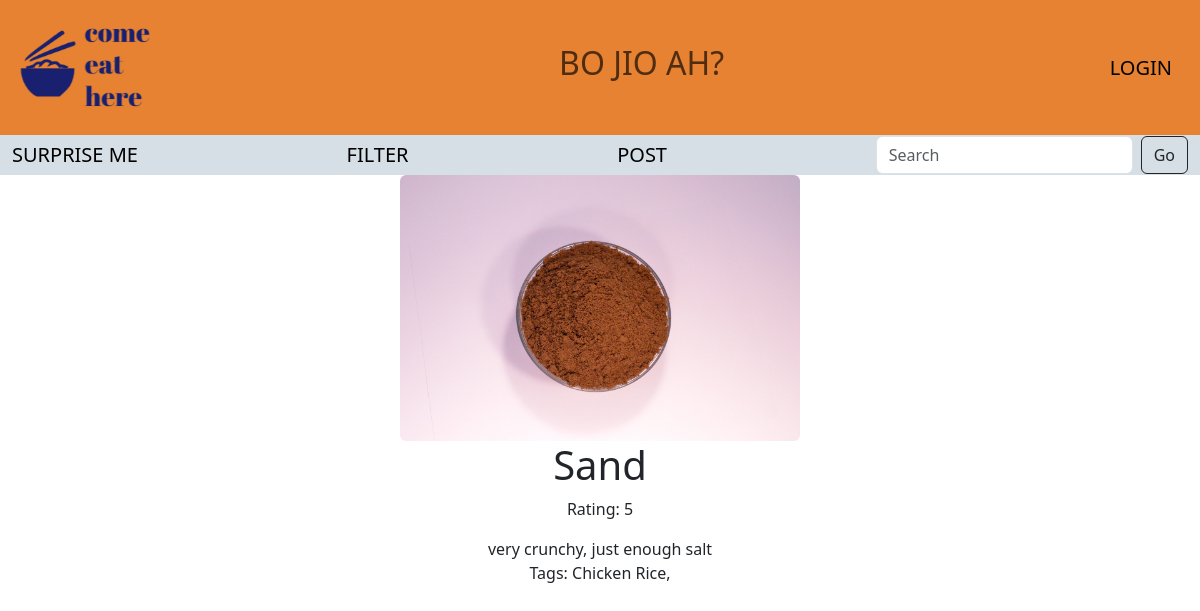
Screenshot of /post/sand with the database file from the repository.
### app.py (models this page shows)
class Images(db.Model):
    __tablename__ = 'images'
    id = db.Column(db.Integer, primary_key=True, autoincrement=True)
    postID = db.Column(db.Integer, db.ForeignKey('posts.id'), nullable=False)
    imageName = db.Column(db.String(100), nullable=False)

class Posts(db.Model):
    __tablename__ = 'posts'
    id = db.Column(db.Integer, primary_key=True, autoincrement=True)
    url_title = db.Column(db.Text, unique=True, nullable=False)
    title = db.Column(db.Text, nullable=False)
    description = db.Column(db.Text, nullable=False)
    rating = db.Column(db.Integer, nullable=False)
    tags = db.Column(db.Text, nullable=False)
    images = db.relationship('Images', backref='posts', lazy=True)

### app.py (the view)
@app.route('/post/<url_title>')
def post(url_title):
    user_post = Posts.query.filter_by(url_title=url_title).first()
    if user_post is None:
        return "Page Not Found", 404
    images = [image.imageName for image in Images.query.filter_by(postID=user_post.id).all()]
    tags = user_post.tags.split(',')
    return render_template("post.html", post=user_post, images=images, tags=tags)

### templates/post.html (shortened to what this page needs)
{% extends "base.html" %}
{% block head %} {{ super() }} {% endblock %}
{% block content %}
    {% for image in images %}
        <img src="../static/images/posts/{{image}}" class="rounded mx-auto d-block" width="400"/>
    {% endfor %}
    <div class="text-center">
        <h1 class="text-capitalize"> {{post.title}} </h1>
        <p> Rating: {{post.rating}} </p>
        <div class="text-justify"> {{post.description}} </div>
        <p> Tags: {% for tag in tags %} {{tag}}, {% endfor %} </p>
    </div>
{% endblock %}

### rows the page displays
Images: imageName (picture)
Posts: title "Sand", rating "5", description "very crunchy, just enough salt", tags "Chicken Rice"
